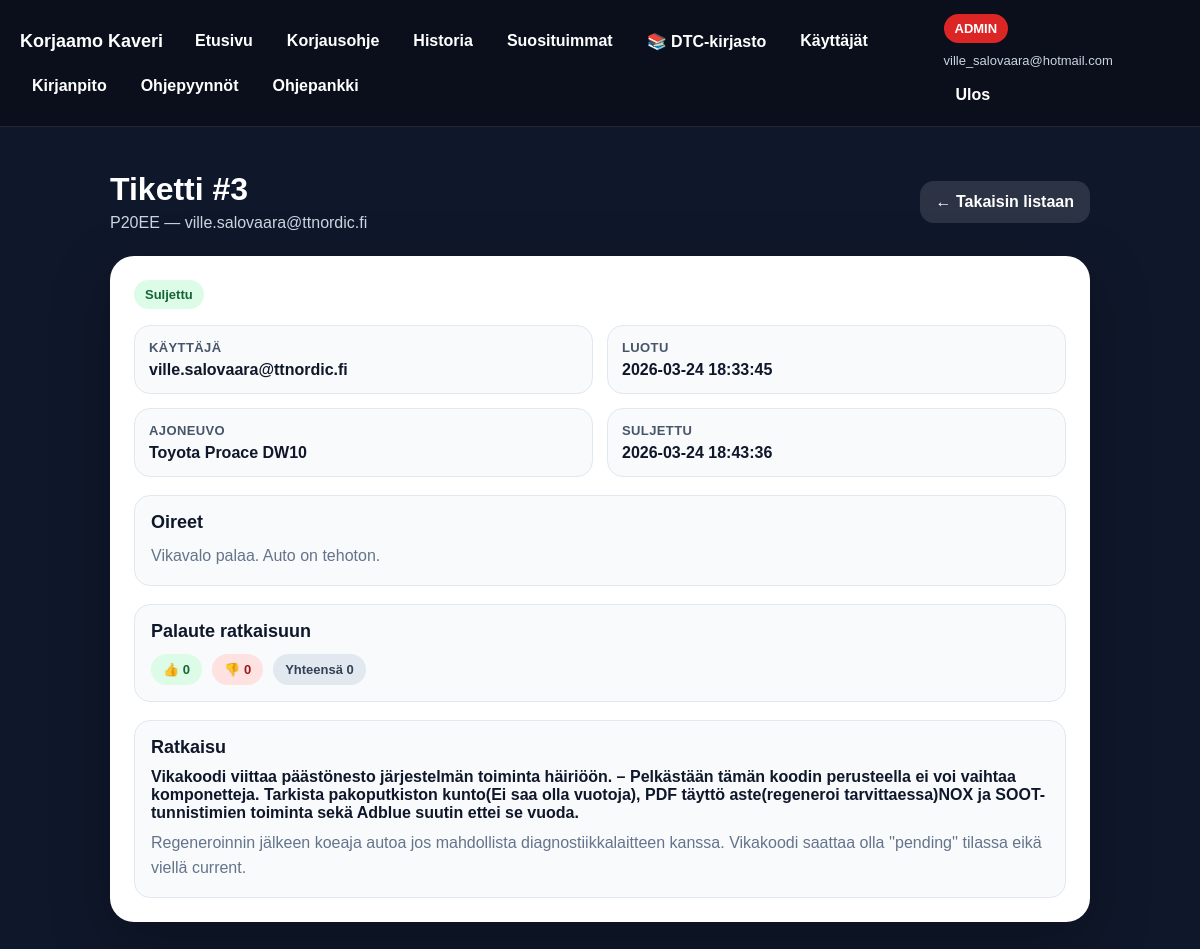
Page /admin/ticket/3 (signed in) on the committed database.
### tables this page shows
CREATE TABLE users (
        id INTEGER PRIMARY KEY AUTOINCREMENT,
        email TEXT NOT NULL UNIQUE,
        password_hash TEXT NOT NULL,
        created_at DATETIME DEFAULT CURRENT_TIMESTAMP
    , is_admin INTEGER DEFAULT 0, last_active_at DATETIME, is_online INTEGER DEFAULT 0, account_type TEXT DEFAULT 'basic', subscription_status TEXT DEFAULT 'inactive', subscription_started_at DATETIME, subscription_expires_at DATETIME, full_name TEXT, phone TEXT, address_line1 TEXT, postal_code TEXT, city TEXT, country TEXT, customer_type TEXT DEFAULT 'private', company_name TEXT, vat_number TEXT);

CREATE TABLE saved_diagnoses (
        id INTEGER PRIMARY KEY AUTOINCREMENT,
        user_id INTEGER NOT NULL,
        code TEXT NOT NULL,
        make TEXT NOT NULL,
        model TEXT NOT NULL,
        engine TEXT,
        symptoms TEXT,
        result_json TEXT NOT NULL,
        created_at DATETIME DEFAULT CURRENT_TIMESTAMP, resolved INTEGER DEFAULT 0, final_cause TEXT, final_fix TEXT, feedback_notes TEXT, closed_at DATETIME, initial_image_path TEXT, resolution_image_path TEXT, requires_resolution_image INTEGER DEFAULT 0,
        FOREIGN KEY (user_id) REFERENCES users(id)
    );

### routes/admin_routes.py (the view)
@admin_bp.route("/admin/ticket/<int:diagnosis_id>")
@admin_required
def admin_ticket_detail(diagnosis_id):
    item = get_diagnosis_admin_detail(diagnosis_id)
    if not item:
        return "Tikettiä ei löytynyt", 404
    return render_template("admin_ticket_detail.html", item=item)

### app.py (called while the page is built)
def create_app():
    init_db()
    app = Flask(__name__)
    app.config.from_object(Config)
    app.config["MAX_CONTENT_LENGTH"] = 10 * 1024 * 1024
    app.register_blueprint(admin_repair_guides_bp)
    app.register_blueprint(admin_bp)
    register_main_routes(app)
    register_auth_routes(app)
    register_history_routes(app)
    @app.context_processor
    def inject_user():
        return dict(current_user=get_current_user())
    @app.route("/")
    def home():
        return "Korjaamo Kaveri toimii 🚀"
    @app.route("/logged-out")
    def logged_out():
        return render_template_string(LOGOUT_PAGE)
    return app

### db_init.py (called while the page is built)
def get_connection():
    conn = sqlite3.connect(DB_PATH)
    conn.row_factory = sqlite3.Row
    return conn

### services/user_service.py (called while the page is built)
def get_user_by_id(user_id: int):
    conn = get_connection()
    cur = conn.cursor()
    cur.execute("SELECT * FROM users WHERE id = ?", (user_id,))
    user = cur.fetchone()
    conn.close()
    return user

### utils/auth.py (called while the page is built)
def get_current_user():
    user_id = session.get("user_id")
    if not user_id:
        return None
    return get_user_by_id(user_id)

### templates/admin_ticket_detail.html (shortened to what this page needs)
{% extends "base.html" %}
{% block content %}
<div class="wrap">
    <div class="top">
        <div>
            <h1>Tiketti #{{ item.id }}</h1>
            <div class="top-subtitle">{{ item.code }} — {{ item.user_email }}</div>
        </div>
        <a class="back-link" href="{{ url_for('admin.admin_all_tickets') }}">← Takaisin listaan</a>
    </div>
    <div class="panel">
        <div style="margin-bottom: 16px;">
            {% if item.status == 'closed' %}
                <span class="badge badge-closed">Suljettu</span>
            {% elif item.status == 'unknown' %}
                <span class="badge badge-unknown">Tuntematon vikakoodi</span>
            {% else %}
                <span class="badge badge-open">Avoin</span>
            {% endif %}
        </div>
        <div class="meta-grid">
            <div class="meta-card">
                <div class="meta-label">Käyttäjä</div>
                <div class="meta-value">{{ item.user_email }}</div>
            </div>
            <div class="meta-card">
                <div class="meta-label">Luotu</div>
                <div class="meta-value">{{ item.created_at }}</div>
            </div>
            <div class="meta-card">
                <div class="meta-label">Ajoneuvo</div>
                <div class="meta-value">{{ item.make }} {{ item.model }} {{ item.engine }}</div>
            </div>
            <div class="meta-card">
                <div class="meta-label">Suljettu</div>
                <div class="meta-value">{{ item.closed_at or 'Ei vielä suljettu' }}</div>
            </div>
        </div>
        <div class="section">
            <div class="section-title">Oireet</div>
            <div class="muted">{{ item.symptoms or 'Ei kuvattu' }}</div>
        </div>
        <div class="section">
            <div class="section-title">Palaute ratkaisuun</div>
            <div class="stats-row">
                <div class="stat stat-like">👍 {{ item.likes or 0 }}</div>
                <div class="stat stat-dislike">👎 {{ item.dislikes or 0 }}</div>
                <div class="stat stat-total">Yhteensä {{ item.total_votes or 0 }}</div>
            </div>
        </div>
        {% if item.resolved %}
            <div class="section">
                <div class="section-title">Ratkaisu</div>
                <div style="font-weight:800; margin-bottom:8px;">
                    {{ item.final_cause }} – {{ item.final_fix }}
                </div>
                {% if item.feedback_notes %}
                    <div class="muted">{{ item.feedback_notes }}</div>
                {% endif %}
            </div>
        {% endif %}
    </div>
</div>
{% endblock %}

### templates/base.html (shortened to what this page needs)
<!DOCTYPE html>
<html lang="fi">
<head>
</head>
<body>
<div class="nav">
    <div class="nav-left">
        <div class="brand">Korjaamo Kaveri</div>
        {% if current_user %}
            <a href="{{ url_for('app_home') }}">Etusivu</a>
            <a href="{{ url_for('order_repair_guide') }}">Korjausohje</a>
            <a href="{{ url_for('history') }}">Historia</a>
            <a href="{{ url_for('popular_repairs_page') }}">Suosituimmat</a>
            {% if current_user.is_admin == 1 %}
                <a href="{{ url_for('admin.admin') }}">📚 DTC-kirjasto</a>
                <a href="{{ url_for('admin.admin_users') }}">Käyttäjät</a>
                <a href="{{ url_for('admin.admin_accounting') }}">Kirjanpito</a>
                <a href="{{ url_for('admin_repair_guides.admin_repair_guide_requests') }}">Ohjepyynnöt</a>
                <a href="{{ url_for('admin_repair_guides.admin_repair_guides') }}">Ohjepankki</a>
            {% endif %}
        {% endif %}
    </div>
    <div class="nav-right">
        {% if current_user %}
            <span class="badge
                {% if current_user.is_admin == 1 %}
                    badge-admin
                {% elif current_user.account_type == 'test' %}
                    badge-test
                {% else %}
                    badge-basic
                {% endif %}
            ">
                {% if current_user.is_admin == 1 %}
                    ADMIN
                {% elif current_user.account_type == 'test' %}
                    TEST
                {% else %}
                    BASIC
                {% endif %}
            </span>
            <span style="font-size:13px; color:#cbd5e1;">
                {{ current_user.email }}
            </span>
            <a href="{{ url_for('logout') }}">Ulos</a>
        {% else %}
            <a href="{{ url_for('login') }}">Kirjaudu</a>
            <a href="{{ url_for('register') }}">Rekisteröidy</a>
        {% endif %}
    </div>
</div>
<div class="content">
    {% block content %}{% endblock %}
</div>
</body>
</html>

### templates/base.html (style rules this page uses)
body { margin: 0; font-family: Arial, sans-serif; background: #0f172a; color: white; }
.nav { display: flex; justify-content: space-between; align-items: center; padding: 14px 20px; background: rgba(0,0,0,0.35); border-bottom: 1px solid rgba(255,255,255,0.1); }
.nav-left, .nav-right { display: flex; align-items: center; gap: 10px; flex-wrap: wrap; }
.brand { font-size: 18px; font-weight: 800; margin-right: 10px; }
.nav a { color: white; text-decoration: none; font-weight: 700; padding: 8px 12px; border-radius: 10px; }
.badge { font-size: 12px; padding: 4px 8px; border-radius: 999px; font-weight: 700; }
.badge-admin { background: #dc2626; color: white; }
.content { padding: 20px; }

### templates/admin_ticket_detail.html (style rules this page uses)
.wrap { max-width: 980px; margin: 0 auto; padding: 24px 18px 40px; }
.top { display: flex; justify-content: space-between; align-items: center; gap: 12px; flex-wrap: wrap; margin-bottom: 24px; }
.top h1 { color: white; margin: 0; }
.top-subtitle { color: #cbd5e1; margin-top: 6px; }
.back-link { display: inline-flex; align-items: center; justify-content: center; padding: 12px 16px; border-radius: 14px; background: rgba(255,255,255,0.12); color: white; text-decoration: none; font-weight: 700; }
.panel { background: white; color: #0f172a; border-radius: 24px; padding: 24px; box-shadow: 0 20px 60px rgba(0,0,0,0.25); }
.meta-grid { display: grid; grid-template-columns: 1fr 1fr; gap: 14px; margin-bottom: 18px; }
.meta-card { border: 1px solid #e2e8f0; background: #f8fafc; border-radius: 16px; padding: 14px; }
.meta-label { font-size: 13px; font-weight: 800; color: #475569; margin-bottom: 6px; text-transform: uppercase; letter-spacing: 0.03em; }
.meta-value { font-size: 16px; color: #0f172a; font-weight: 700; }
.section { margin-top: 18px; border: 1px solid #e2e8f0; background: #f8fafc; border-radius: 16px; padding: 16px; }
.section-title { margin: 0 0 10px; font-size: 18px; font-weight: 800; color: #0f172a; }
.muted { color: #64748b; line-height: 1.6; }
.badge { display: inline-block; padding: 7px 11px; border-radius: 999px; font-size: 13px; font-weight: 800; }
.badge-closed { background: #dcfce7; color: #166534; }
.stats-row { display: flex; gap: 10px; flex-wrap: wrap; margin-top: 12px; }
.stat { display: inline-flex; align-items: center; gap: 8px; padding: 8px 12px; border-radius: 999px; font-size: 13px; font-weight: 800; }
.stat-like { background: #dcfce7; color: #166534; }
.stat-dislike { background: #fee2e2; color: #991b1b; }
.stat-total { background: #e2e8f0; color: #334155; }

### rows in the picture
users: email "ville_salovaara@hotmail.com"
saved_diagnoses: id "3", code "P20EE", created_at "2026-03-24 18:33:45", make "Toyota", model "Proace", engine "DW10", closed_at "2026-03-24 18:43:36", symptoms "Vikavalo palaa. Auto on tehoton.", final_cause "Vikakoodi viittaa päästönesto järjestelmän toiminta häiriöön.", final_fix "Pelkästään tämän koodin perusteella ei voi vaihtaa komponetteja. Tarkista pakoputkiston kunto(Ei saa olla vuotoja), PDF täyttö aste(regeneroi tarvittaessa)NOX ja SOOT-tunnistimien toiminta sekä Adblue suutin ettei se vuoda.", feedback_notes "Regeneroinnin jälkeen koeaja autoa jos mahdollista diagnostiikkalaitteen kanssa. Vikakoodi saattaa olla ''pending'' tilassa eikä viellä current."
users: user_email "ville.salovaara@ttnordic.fi"

### other values in the picture
{{ item.likes or 0 }} "0"
{{ item.dislikes or 0 }} "0"
{{ item.total_votes or 0 }} "0"
